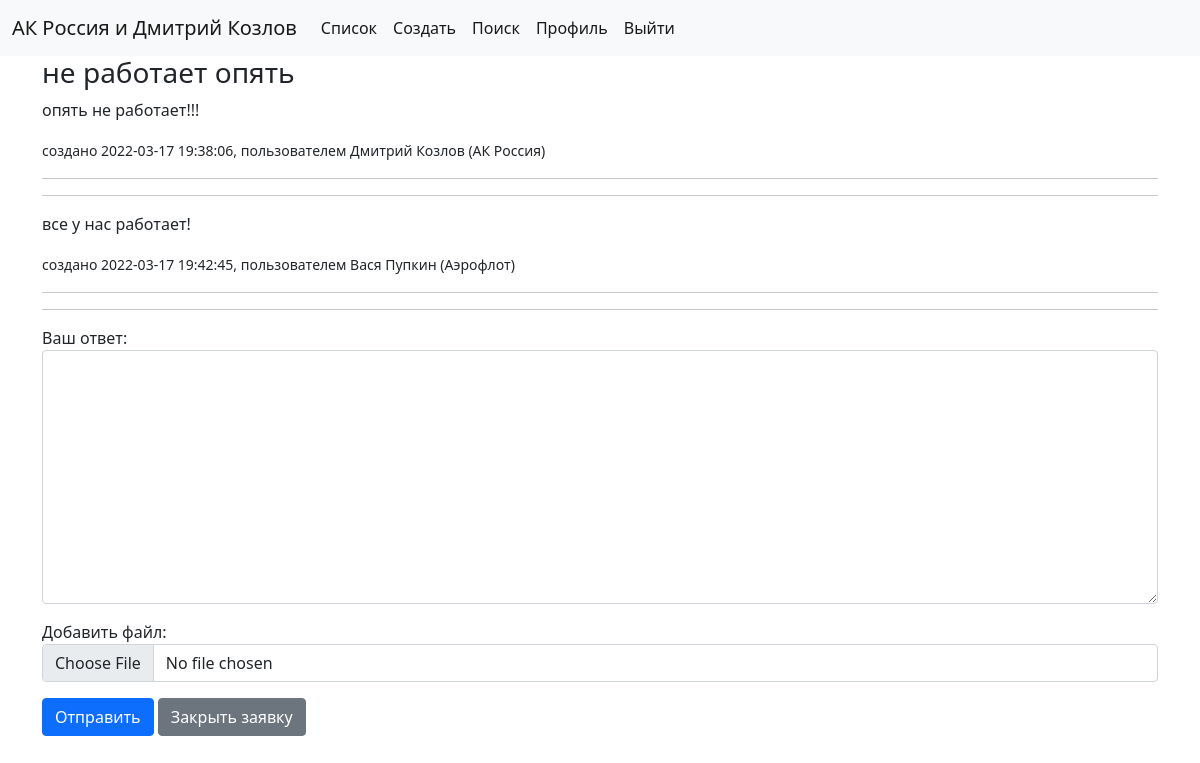
/2/ (signed in), run on an earlier commit of the app's database.
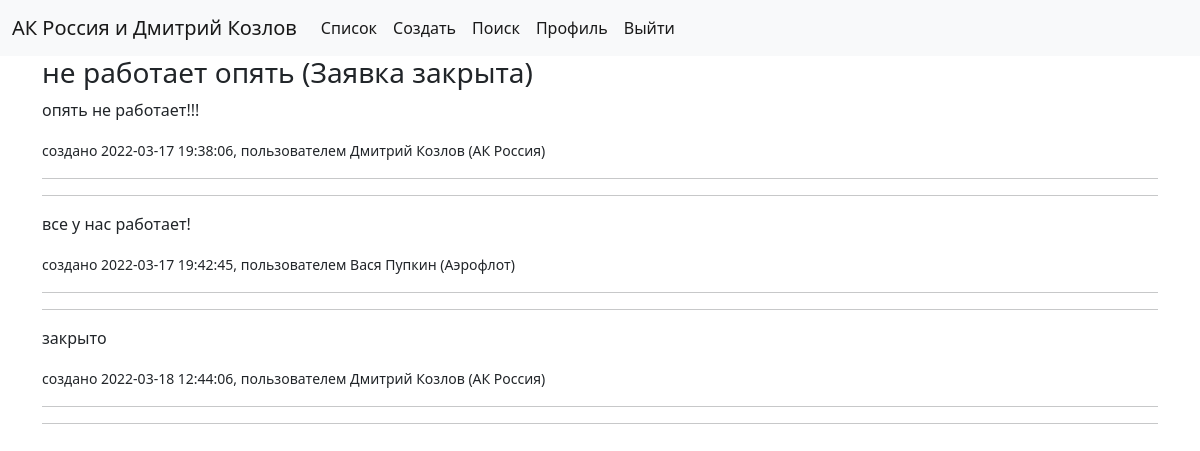
And on a later commit of the database.
### account/models.py (models this page shows, shortened)
class Profile(models.Model):
    user = models.OneToOneField(User, on_delete=models.CASCADE)
    airline = models.ForeignKey(Airline, on_delete=models.CASCADE, null=True)

class Airline(models.Model):
    airline = models.CharField(max_length=255)
    def __str__(self):
        return self.airline

### cases/models.py (models this page shows, shortened)
class Case(models.Model):
    title = models.CharField(max_length=255)
    description = models.TextField()
    module = models.ForeignKey(AMOSModule, on_delete=models.CASCADE)
    docfile = models.FileField(upload_to=case_directory_path, blank=True, null=True)
    author = models.ForeignKey(User, on_delete=models.SET_NULL, blank=True, null=True)
    created = models.DateTimeField(auto_now_add=True)
    active = models.BooleanField(default=True)
    def timestamp(self):
        return self.created.strftime("%Y-%m-%d %H:%M:%S")

class Comment(models.Model):
    body = models.TextField()
    author = models.ForeignKey(User, on_delete=models.SET_NULL, blank=True, null=True)
    case = models.ForeignKey(Case, on_delete=models.CASCADE, related_name='comments')
    docfile = models.FileField(upload_to=case_directory_path, blank=True, null=True)
    created = models.DateTimeField(auto_now_add=True)
    def timestamp(self):
        return self.created.strftime("%Y-%m-%d %H:%M:%S")

### cases/views.py (the view, shortened to what this page needs)
# urls.py: path('<int:pk>/', CaseDetailView.as_view(), name='detail'),
class CaseDetailView(LoginRequiredMixin, View):
    template_name = 'cases/detail.html'
    def get(self, request, pk):
        case = get_object_or_404(Case, pk=pk)
        context = {
            'item': case,
        }
        if case.active:
            form = CommentForm()
            context['form'] = form
        return render(request, template_name=self.template_name, context=context)

### cases/templates/cases/detail.html (shortened to what this page needs)
{% extends "cases/base.html" %}
{% block content %}
<h3>{{ item.title }}{% if not item.active %} (Заявка закрыта){% endif %}</h3>
{% include 'cases/snippets/post.html' with item=item %}
{% for comment in item.comments.all %}
    {% include 'cases/snippets/post.html' with item=comment %}
{% endfor %}
<form method="post" enctype="multipart/form-data">
    {{ form.as_p }}
    {% if item.active %}
        <button type="submit" class="btn btn-primary">Отправить</button>
        {% if request.user == item.author %}
            <button type="submit" name="close-case" value="close" class="btn btn-secondary">Закрыть заявку</button>
        {% endif %}
    {% endif %}
</form>
{% endblock %}

### cases/templates/cases/base.html (shortened to what this page needs)
<!doctype html>
<html lang="en">
  <head>
    {% load static %}
    <link rel="stylesheet" href="{% static '/css/bootstrap.min.css' %}">
  </head>
  <body>
  <nav class="navbar navbar-expand-lg navbar-light bg-light">
  <div class="container-fluid">
    <a class="navbar-brand" href="#">{% if request.user.is_authenticated %}{{request.user.profile.airline }} и {{request.user.first_name}} {{request.user.last_name}}{% else %}АК Россия{% endif %}</a>
    <div class="collapse navbar-collapse" id="navbarSupportedContent">
      <ul class="navbar-nav me-auto mb-2 mb-lg-0">
        {% if request.user.is_authenticated %}
        <li class="nav-item">
          <a class="nav-link active" aria-current="page" href="{% url 'cases:list' %}">Список</a>
        </li>
        <li class="nav-item">
          <a class="nav-link active" aria-current="page" href="{% url 'cases:create' %}">Создать</a>
        </li>
        <li class="nav-item">
          <a class="nav-link active" aria-current="page" href="{% url 'cases:search' %}">Поиск</a>
        </li>
        <li class="nav-item">
          <a class="nav-link active" aria-current="page" href="{% url 'account:edit' %}">Профиль</a>
        </li>
        <li class="nav-item">
          <a class="nav-link active" aria-current="page" href="{% url 'account:logout' %}">Выйти</a>
        </li>
        {% else %}
        <li class="nav-item">
          <a class="nav-link active" aria-current="page" href="{% url 'account:login' %}">Логин</a>
        </li>
        {% endif %}
      </ul>
    </div>
  </div>
</nav>
<div class="container">
  {% block content %}{% endblock %}
</div>
  </body>
</html>

### cases/templates/cases/snippets/post.html (shortened to what this page needs)
<p>{% if item.description %}{{item.description }}{% else %}{{item.body}}{% endif %}</p>
<small>создано {{ item.timestamp }}, пользователем {{ item.author.first_name }} {{ item.author.last_name }} ({{ item.author.profile.airline }})</small>
<hr>
<hr>

What changed in the data, as far as the page shows it:
changed Case "не работает опять": active True → False (drawn)
added Comment: body "закрыто", timestamp "2022-03-18 12:44:06", author.first_name "Дмитрий", author.last_name "Козлов", author.profile.airline "АК Россия"
Also different on the page:
text no longer shown: "Ваш ответ: Добавить файл: Отправить Закрыть заявку"
text now shown: "(Заявка закрыта)"
